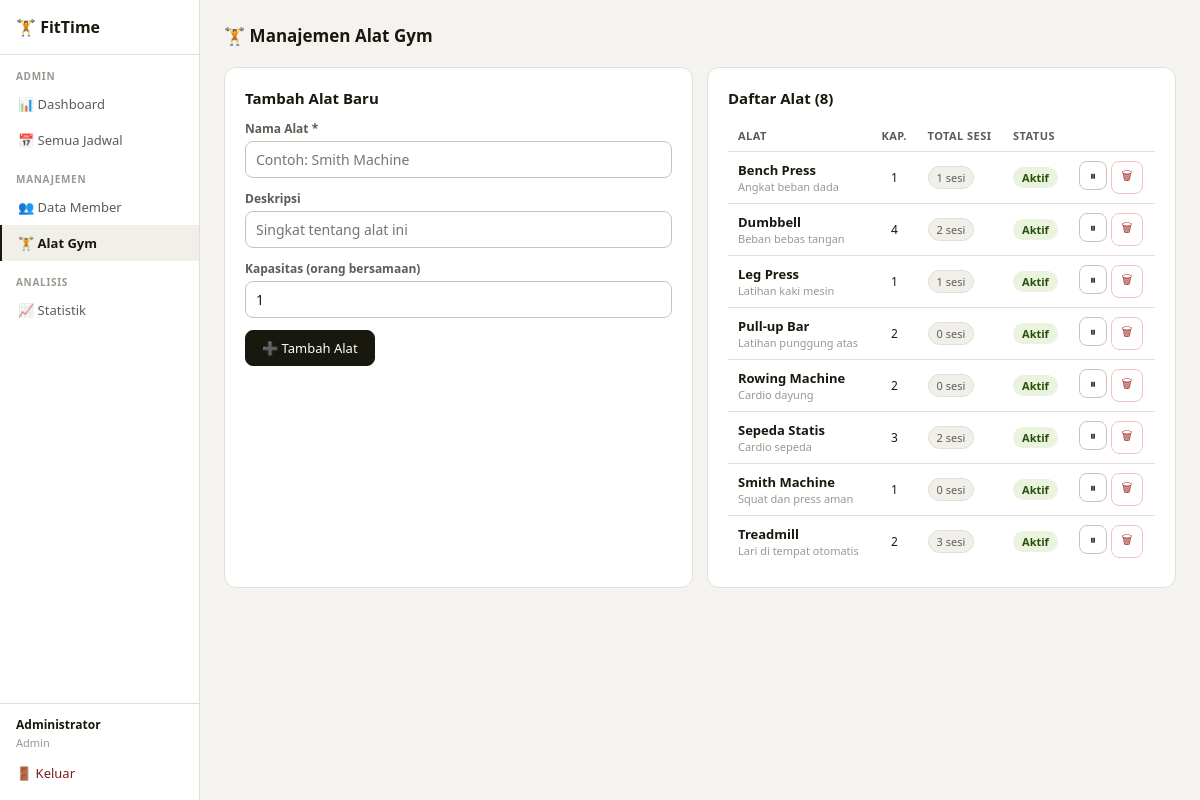
The app's page /admin/alat (signed in) with its own data.
### tables this page shows
CREATE TABLE alat_gym (
            id INTEGER PRIMARY KEY AUTOINCREMENT,
            nama TEXT UNIQUE NOT NULL,
            deskripsi TEXT,
            kapasitas INTEGER DEFAULT 1,
            aktif INTEGER DEFAULT 1
        );

### app.py (the view, shortened to what this page needs)
@app.route('/admin/alat', methods=['GET','POST'])
@login_required('admin')
def admin_alat():
    with get_db() as db:
        alat_list = db.execute('''
            SELECT a.*, COUNT(j.id) as total_pakai
            FROM alat_gym a LEFT JOIN jadwal j ON a.id=j.alat_id
            GROUP BY a.id ORDER BY a.nama
        ''').fetchall()
        return render_template('admin_alat.html', alat_list=alat_list)

### app.py (called while the page is built)
def get_db():
    conn = sqlite3.connect(DB)
    conn.row_factory = sqlite3.Row
    return conn

def login_required(role=None):
    from functools import wraps
    def decorator(f):
        @wraps(f)
        def wrapped(*args,**kwargs):
            if 'user_id' not in session:
                flash('Silakan login terlebih dahulu.','warning')
                return redirect(url_for('login'))
            if role and session.get('role') != role:
                flash('Akses ditolak.','danger')
                return redirect(url_for('dashboard'))
            return f(*args,**kwargs)
        return wrapped
    return decorator

### templates/admin_alat.html (shortened to what this page needs)
{% extends 'base.html' %}
{% block content %}
<div class="page-header">
  <div class="page-title">🏋️ Manajemen Alat Gym</div>
</div>
<div class="grid-2">
  <div class="card">
    <div class="section-title">Tambah Alat Baru</div>
    <form method="POST">
      <div class="fgroup"><label>Nama Alat *</label><input name="nama" type="text" required placeholder="Contoh: Smith Machine" /></div>
      <div class="fgroup"><label>Deskripsi</label><input name="deskripsi" type="text" placeholder="Singkat tentang alat ini" /></div>
      <div class="fgroup"><label>Kapasitas (orang bersamaan)</label><input name="kapasitas" type="number" min="1" value="1" /></div>
      <button type="submit" class="btn-primary">➕ Tambah Alat</button>
    </form>
  </div>
  <div class="card">
    <div class="section-title">Daftar Alat ({{ alat_list|length }})</div>
    {% if alat_list %}
    <table><thead><tr><th>Alat</th><th>Kap.</th><th>Total Sesi</th><th>Status</th><th></th></tr></thead><tbody>
    {% for a in alat_list %}
    <tr>
      <td>
        <strong>{{ a.nama }}</strong>
        {% if a.deskripsi %}<div style="font-size:11px;color:var(--text3)">{{ a.deskripsi }}</div>{% endif %}
      </td>
      <td style="font-size:12px;text-align:center">{{ a.kapasitas }}</td>
      <td><span class="chip">{{ a.total_pakai }} sesi</span></td>
      <td>
        {% if a.aktif %}<span class="badge b-ok">Aktif</span>
        {% else %}<span class="badge b-clash">Nonaktif</span>{% endif %}
      </td>
      <td style="white-space:nowrap">
        <a href="{{ url_for('toggle_alat', aid=a.id) }}" class="btn btn-sm" title="{{ 'Nonaktifkan' if a.aktif else 'Aktifkan' }}">
          {{ '⏸' if a.aktif else '▶' }}
        </a>
        <a href="{{ url_for('hapus_alat', aid=a.id) }}" class="btn btn-sm btn-danger"
           onclick="return confirm('Hapus alat {{ a.nama }}? Semua jadwal terkait akan dihapus.')">🗑</a>
      </td>
    </tr>
    {% endfor %}
    </tbody></table>
    {% else %}
    <div class="empty">Belum ada alat gym.</div>
    {% endif %}
  </div>
</div>
{% endblock %}

### templates/base.html (style rules this page uses)
:root { --bg:#f4f3ef;--surface:#fff;--surface2:#f0efe9;--border:#e2dfd6;--border2:#c8c5b8; --text:#18180f;--text2:#5c5b55;--text3:#9a9890; --blue:#185FA5;--blue-bg:#e6f1fb;--blue-t:#0c447c; --green:#3B6D11;--green-bg:#eaf3de;--green-t:#27500a; --red:#A32D2D;--red-bg:#fcebeb;--red-t:#791f1f; --amber:#854F0B;--amber-bg:#faeeda;--amber-t:#633806; --r:8px;--rl:12px; }
* { box-sizing:border-box;margin:0;padding:0 }
body { font-family:'Segoe UI',system-ui,sans-serif;background:var(--bg);color:var(--text);font-size:14px;min-height:100vh }
a { color:var(--blue);text-decoration:none }
input,select,textarea,button { font-family:inherit;font-size:14px }
input,select,textarea { padding:8px 10px;border:1px solid var(--border2);border-radius:var(--r);background:var(--surface);color:var(--text);outline:none;width:100%;transition:border .15s }
button,.btn { cursor:pointer;border-radius:var(--r);border:1px solid var(--border2);background:var(--surface);color:var(--text);padding:8px 16px;display:inline-flex;align-items:center;gap:6px;font-weight:500;font-size:13px;transition:all .15s;text-decoration:none }
.btn-primary { background:var(--text);color:var(--surface);border-color:var(--text) }
.btn-danger { color:var(--red);border-color:#f7c1c1 }
.btn-sm { padding:5px 10px;font-size:12px }
.card { background:var(--surface);border:1px solid var(--border);border-radius:var(--rl);padding:1.25rem }
.badge { display:inline-flex;align-items:center;gap:3px;padding:3px 9px;border-radius:99px;font-size:11px;font-weight:600 }
.b-ok { background:var(--green-bg);color:var(--green-t) }
table { width:100%;border-collapse:collapse;font-size:13px }
th { text-align:left;padding:8px 10px;font-size:11px;font-weight:700;color:var(--text2);border-bottom:1px solid var(--border);text-transform:uppercase;letter-spacing:.04em }
td { padding:9px 10px;border-bottom:1px solid var(--border);vertical-align:middle }
tr:last-child td { border-bottom:none }
.grid-2 { display:grid;grid-template-columns:1fr 1fr;gap:14px }
.fgroup { margin-bottom:12px }
.fgroup label { display:block;font-size:12px;font-weight:700;color:var(--text2);margin-bottom:4px }
.section-title { font-size:15px;font-weight:700;color:var(--text);margin-bottom:12px }
.chip { display:inline-flex;align-items:center;padding:3px 8px;border-radius:99px;font-size:11px;background:var(--surface2);color:var(--text2);border:1px solid var(--border);gap:4px }
.page-header { display:flex;align-items:center;justify-content:space-between;margin-bottom:1.25rem;flex-wrap:wrap;gap:8px }
.page-title { font-size:17px;font-weight:800;color:var(--text);display:flex;align-items:center;gap:8px }

### records on screen
alat_gym: nama "Bench Press", deskripsi "Angkat beban dada", kapasitas "1", total_pakai "1", shows "Aktif", aktif "⏸"
alat_gym: nama "Dumbbell", deskripsi "Beban bebas tangan", kapasitas "4", total_pakai "2", shows "Aktif", aktif "⏸"
alat_gym: nama "Leg Press", deskripsi "Latihan kaki mesin", kapasitas "1", total_pakai "1", shows "Aktif", aktif "⏸"
alat_gym: nama "Pull-up Bar", deskripsi "Latihan punggung atas", kapasitas "2", total_pakai "0", shows "Aktif", aktif "⏸"
alat_gym: nama "Rowing Machine", deskripsi "Cardio dayung", kapasitas "2", total_pakai "0", shows "Aktif", aktif "⏸"
alat_gym: nama "Sepeda Statis", deskripsi "Cardio sepeda", kapasitas "3", total_pakai "2", shows "Aktif", aktif "⏸"
alat_gym: nama "Smith Machine", deskripsi "Squat dan press aman", kapasitas "1", total_pakai "0", shows "Aktif", aktif "⏸"
alat_gym: nama "Treadmill", deskripsi "Lari di tempat otomatis", kapasitas "2", total_pakai "3", shows "Aktif", aktif "⏸"

### other values on screen
{{ session.nama }} "Administrator"
{{ session.role|capitalize }} "Admin"
{{ alat_list|length }} "8"
